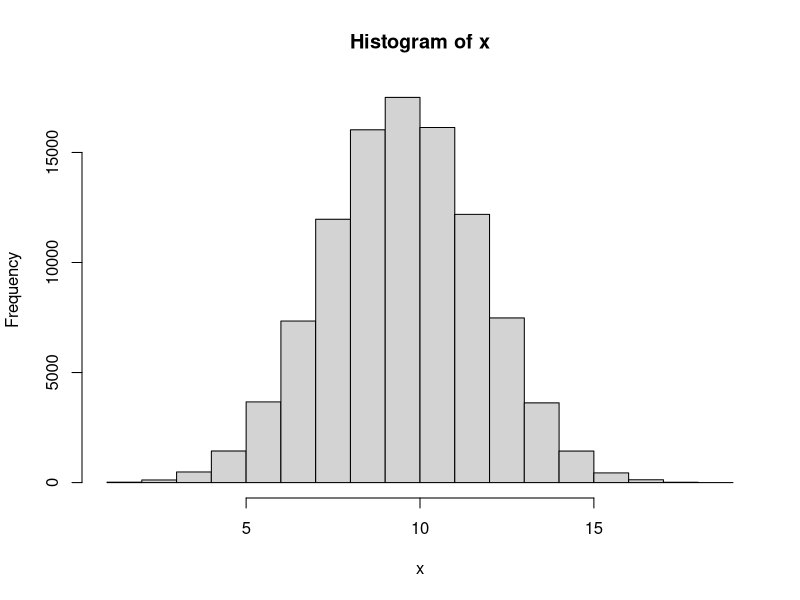
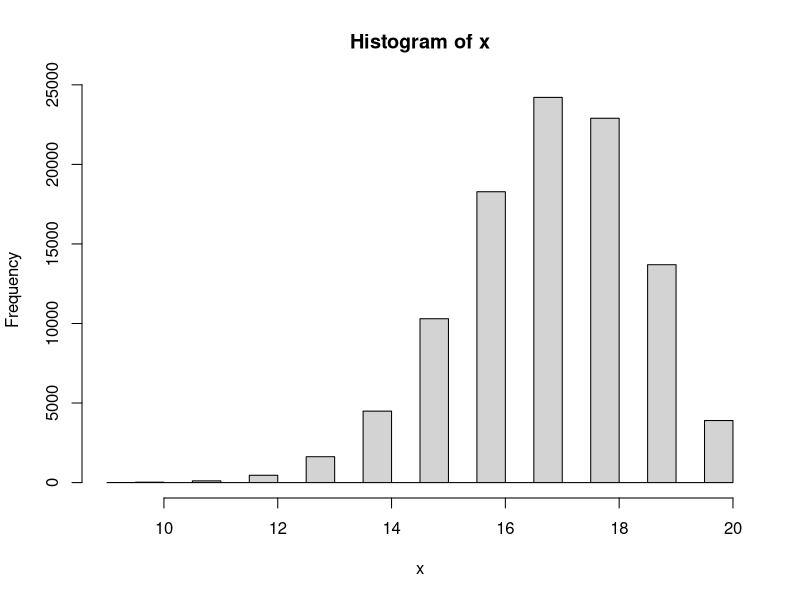

These figures' R source, in order:
#------------------

# Answer to the Question # 01

#------------------

# No 1 of Q.1 

#a) 

# Taking a sample with n = 20 and p = 0.5

x1 <- rbinom(1, 20, 0.5)

#The value of x1
x1


#b) 

#Finding the range for x1 with n = 20 and p = 0.5


n <- 20

p <- 0.5


# Finding and defining the minimum value

min_value <- min(0, n)

# Finding and defining the maximum value

max_value <- max(0:n)

# Calculate the cumulative probability at the minimum value

cdf_min <- pbinom(min_value, n, p)

# Calculate the cumulative probability at the maximum value

cdf_max <- pbinom(max_value, n, p)

# Range of the binomial distribution

range_binomial <- c(min_value, max_value)

range_binomial


#2 of Q.1

# Repeating Q.1 for N = 100000 times


N <- 100000

x <- rep(NA, N)

x

for (i in 1: N){
  x[i] <- rbinom(1, 20, 0.5)
}

x

# Plot the histogram

hist(x)

#Find the minimum and maximum value

max(x)

min(x)


#3 of Q.1 

# Now setting if x is bigger or less than 15 then y = 1 . And y = 0 otherwise.

y_1 <- ifelse(c(x)>=15, 1,0)
y_1



# 4 of Q.1

#Calculating summation of y

sum(y_1)



#5 of Q.1 

# Now repeating all the steps above for n = 20 and p = 0.85


#a) 

# Taking a sample 

x1 <- rbinom(1, 20, 0.85)
x1


#b)

#Finding the range for x1

n <- 20

p <- 0.85

# Find the minimum value

min_value <- min(0, n)

# Find the maximum value

max_value <- max(0:n)

# Calculate the cumulative probability at the minimum value

cdf_min <- pbinom(min_value, n, p)

# Calculate the cumulative probability at the maximum value

cdf_max <- pbinom(max_value, n, p)

# Range of the binomial distribution

range_binomial <- c(min_value, max_value)

range_binomial


#c. 

# Now taking N = 100000 times

N <- 100000

x <- rep(NA, N)

x

for (i in 1: N){
  x[i] <- rbinom(1, 20, 0.85)
}

x

# Plot the histogram

hist(x)


#Find the min and max value

max(x)

min(x)


#d. 

# Now setting if x is bigger or less than 15 then y = 1 . And y = 0 otherwise

y_1 <- ifelse(c(x)>=15, 1,0)
y_1


#e. 

#Calculating summation of y

sum(y_1)


#f. 

#Calculating summation of y divided by N

sum(y_1) / N




# ---------------------------------------------

# Answer to the Question # 01 - (6) : 

# ---------------------------------------------


# Now I have to make a guess about type I and type II errors for Null Hypothesis H0: p0 = 0.5 VS Alternative hypothesis H1: p1 = 0.85. For setting that what is the chance of a fair coin landing on heads at least 15 times out of 20 flips?


# Type I error means we reject the null hypothesis when it is actually true. It is also known as 'False Positive'. The significance level or alpha (a) is the probability of making a type I error. We usually set it as 0.05 or 0.01.


# The chance of a fair coin landing on heads at least 15 times out of 20 flips, we are using binomial distribution and a two-tailed test for this question. By calculating on the calculator it is found that the probability of getting 15 or more successes out of 20 trials when the p0 = 0.5 is approximately 0.026. So, it can be said that if the p0 = 0.5, we would reject the null hypothesis and conclude that the proportion is significantly different from 0.5 in about 2.6% of the cases.

# On the other hand, Type II error means we fail to reject the null hypothesis when it is actually false. It is also known as 'False Negative'. The probability of making a type II error is denoted by beta (B).

# To find the probability of a type II error, we know that for the alternative hypothesis, p1 = 0.85. By calculating on the calculator, we got that the chance of a fair coin landing on heads at least 15 times out of 20 flips when p1 = 0.85 is approximately 0.408. This means we would fail to reject the null hypothesis and conclude that the proportion is not significantly different from 0.5 in about 40.8% of the cases.

# In summary, the estimated probabilities of making a type I error and a type II error for this hypothesis test are approximately 0.026 and 0.408, respectively.



# ---------------------------------------------

#Answer to the Q. 2 :

# ---------------------------------------------


# Here is the sample: 2 2 1 2 2 2 1 1 2 1 1 2 2 1 1 2 1 2 2 2 1 2 1 2 1 2 2 2 2 2 2 2 2 1 2 1 2 1 2 2


# We have to test whether the sample is random or not.


# To test whether the process of treatment assignments is random, we will use a chi-squared fit test. At first, we will count the number of treatments of each type, and then compare the observed frequencies to the expected frequencies under the assumption of a random process.

# In this case, there are 40 treatments. Among them:
  
# For Observed frequencies: Type 1 = 18 treatments and Type 2 = 22 treatments.

# Expected frequencies (we assume that there is randomness): Type 1 = 20 treatments and Type 2 = 20  treatments. (As there are 40 treatments in total and a 50% chance of each type).


# To calculate the chi-squared statistic, we can use the formula:
  
#  χ2 = Σ ((Oi - Ei)² / Ei)

# Here,

# Oi = Observed Frequency for category  i , (here i = 1 or 2), 

# Ei = Expected frequency for category i, (here i = 1 or 2).

# And the sum is taken over all categories.

# By using an online calculator and plugging the numbers, we got that:
  
  
# χ2 = ((18-20)²/20) + ((22-20)²/20) = 0.4


# To determine whether this value is statistically significant, we need to compare it to a chi-squared distribution with one degree of freedom (since we have two categories and one parameter estimated from the data). Using a table, we find that the p-value for this test is approximately 0.5, which is very large.

# Therefore, we fail to reject the null hypothesis that the treatment assignments are random. In other words, there is no evidence to suggest that the process was biased or non-random.



# ---------------------------------------------

#Answer to the Q. 3 :

# ---------------------------------------------


#Answer for 3 - a


#1

# Taking a sample

x2 <- rbinom(1, 1, 0.5)
x2


#Then identify the range

n <- 1
p <- 0.5


# Find the minimum value

min_value <- min(0, n)


# Find the maximum value

max_value <- max(0:n)


# Calculate the cumulative probability at the minimum value

cdf_min <- pbinom(min_value, n, p)

# Calculate the cumulative probability at the maximum value

cdf_max <- pbinom(max_value, n, p)

# Range of the binomial distribution

range_binomial <- c(min_value, max_value)

range_binomial


#For question 3 - (a) - #2 and #3

# Patient will get “A” if x2 = 1, and get “B” if x2 = 0

# Repeating 1 & 2 for N = 40


N <- 40
x <- rep(NA, N)

x

for (i in 1: N){
  x[i] <- rbinom(1, 1, 0.5)
}

x

# Now assigning A and B for 1 and 0 respectively.

x[x == 1] <- "A"
x[x == 0] <- "B"


# print the modified values of x

print(x)


#Number of A and B

table(x)


# --------------------------------------------


# --------------------------------------------


#Answer for 3 - b



# Set the block size

block_size <- 40


# Create a vector of treatment assignments

treatments <- rep(c("A", "B"), length.out = block_size*1)


# Create a vector of block assignments

blocks <- rep(1:1, each = block_size)


# Randomly permute the blocks

blocks <- sample(blocks)


# Order the treatment assignments within each block

for (i in 1:1) {
  treatments[blocks == i] <- sample(treatments[blocks == i])
}

# View the resulting treatment assignments by block

a <- split(treatments, blocks)

a

#Number of A and B

table(a)

# The difference between 3(a) and 3 (b) is that - in 3 (a) , though the probability is p = 0.5 , for the N = 40 , number of A and B is not same. For my case , A = 18 and B = 22. But, in 3 (b) we used random permutated block randomization with a block size of 40. And for this case number of A and B is same. For my case , A = 20 and B = 20.



# --------------------------------------------

# --------------------------------------------


# Answer for 3 - c


# Set the block size of 8


block_size <- 8


# Create a vector of treatment assignments


treatments <- rep(c("A", "B"), length.out = block_size*5)


# Create a vector of block assignments


blocks <- rep(1:5, each = block_size)


# Randomly permute the blocks

blocks <- sample(blocks)



# Order the treatment assignments within each block

for (i in 1:5) {
  treatments[blocks == i] <- sample(treatments[blocks == i])
}


# View the resulting treatment assignments by block. There are 5 different block with block size of 8


d <- split(treatments, blocks)
d

# Now, merging all the 5 different blocks into 1. So, now there will be 40


b <- unsplit(treatments, blocks)

b


#Number of A and B

table(b)

# The difference between 3(b) and 3 (c) is that - in 3 (b), we used random permutated block randomization with a block size of 40. And for this case number of A and B is same. For my case , it was A = 20 and B = 20. But, in 3 (c) though we used random permutated block randomization, but this time with a block size of 8. After that we added all the 8 blocks so total sample is 40. And for this case number of A and B is not same. For my case , it was A = 24 and B = 16. 

# If we stop the study for toxicity for in sample size = 20, then for 3 (b) = The difference between number of A and B will not be that much. 

# But, for 3 (c) = The difference between the number of A and B will be more than 3 (b)
